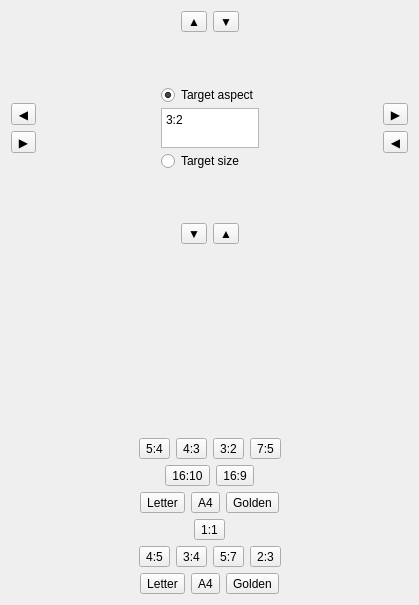
<?xml version="1.0" encoding="UTF-8"?>
<ui version="4.0">
 <class>CropDialog</class>
 <widget class="QDialog" name="CropDialog">
  <property name="geometry">
   <rect>
    <x>0</x>
    <y>0</y>
    <width>419</width>
    <height>605</height>
   </rect>
  </property>
  <property name="windowTitle">
   <string>Crop control</string>
  </property>
  <layout class="QVBoxLayout" name="verticalLayout_3">
   <item>
    <widget class="QWidget" name="widget" native="true">
     <layout class="QHBoxLayout" name="horizontalLayout">
      <property name="topMargin">
       <number>0</number>
      </property>
      <property name="bottomMargin">
       <number>0</number>
      </property>
      <item>
       <spacer name="horizontalSpacer">
        <property name="orientation">
         <enum>Qt::Horizontal</enum>
        </property>
        <property name="sizeHint" stdset="0">
         <size>
          <width>97</width>
          <height>20</height>
         </size>
        </property>
       </spacer>
      </item>
      <item>
       <widget class="QToolButton" name="adj_top_out">
        <property name="focusPolicy">
         <enum>Qt::NoFocus</enum>
        </property>
        <property name="text">
         <string>▲</string>
        </property>
       </widget>
      </item>
      <item>
       <widget class="QToolButton" name="adj_top_in">
        <property name="focusPolicy">
         <enum>Qt::NoFocus</enum>
        </property>
        <property name="text">
         <string>▼</string>
        </property>
       </widget>
      </item>
      <item>
       <spacer name="horizontalSpacer_2">
        <property name="orientation">
         <enum>Qt::Horizontal</enum>
        </property>
        <property name="sizeHint" stdset="0">
         <size>
          <width>96</width>
          <height>20</height>
         </size>
        </property>
       </spacer>
      </item>
     </layout>
    </widget>
   </item>
   <item>
    <widget class="QWidget" name="widget_5" native="true">
     <layout class="QHBoxLayout" name="horizontalLayout_4">
      <property name="leftMargin">
       <number>0</number>
      </property>
      <property name="topMargin">
       <number>0</number>
      </property>
      <property name="rightMargin">
       <number>0</number>
      </property>
      <property name="bottomMargin">
       <number>0</number>
      </property>
      <item>
       <widget class="QWidget" name="widget_3" native="true">
        <layout class="QVBoxLayout" name="verticalLayout_2">
         <property name="leftMargin">
          <number>0</number>
         </property>
         <property name="topMargin">
          <number>0</number>
         </property>
         <property name="rightMargin">
          <number>0</number>
         </property>
         <property name="bottomMargin">
          <number>0</number>
         </property>
         <item>
          <spacer name="verticalSpacer_3">
           <property name="orientation">
            <enum>Qt::Vertical</enum>
           </property>
           <property name="sizeHint" stdset="0">
            <size>
             <width>20</width>
             <height>27</height>
            </size>
           </property>
          </spacer>
         </item>
         <item>
          <widget class="QToolButton" name="adj_left_out">
           <property name="focusPolicy">
            <enum>Qt::NoFocus</enum>
           </property>
           <property name="text">
            <string>◀</string>
           </property>
           <property name="checkable">
            <bool>false</bool>
           </property>
          </widget>
         </item>
         <item>
          <widget class="QToolButton" name="adj_left_in">
           <property name="focusPolicy">
            <enum>Qt::NoFocus</enum>
           </property>
           <property name="text">
            <string>▶</string>
           </property>
           <property name="checkable">
            <bool>false</bool>
           </property>
          </widget>
         </item>
         <item>
          <spacer name="verticalSpacer_4">
           <property name="orientation">
            <enum>Qt::Vertical</enum>
           </property>
           <property name="sizeHint" stdset="0">
            <size>
             <width>20</width>
             <height>28</height>
            </size>
           </property>
          </spacer>
         </item>
        </layout>
       </widget>
      </item>
      <item>
       <spacer name="horizontalSpacer_5">
        <property name="orientation">
         <enum>Qt::Horizontal</enum>
        </property>
        <property name="sizeHint" stdset="0">
         <size>
          <width>40</width>
          <height>20</height>
         </size>
        </property>
       </spacer>
      </item>
      <item>
       <widget class="QWidget" name="widget_10" native="true">
        <property name="sizePolicy">
         <sizepolicy hsizetype="Preferred" vsizetype="Minimum">
          <horstretch>0</horstretch>
          <verstretch>0</verstretch>
         </sizepolicy>
        </property>
        <layout class="QVBoxLayout" name="verticalLayout_4">
         <property name="spacing">
          <number>3</number>
         </property>
         <property name="leftMargin">
          <number>0</number>
         </property>
         <property name="topMargin">
          <number>0</number>
         </property>
         <property name="rightMargin">
          <number>0</number>
         </property>
         <property name="bottomMargin">
          <number>0</number>
         </property>
         <item>
          <spacer name="verticalSpacer_5">
           <property name="orientation">
            <enum>Qt::Vertical</enum>
           </property>
           <property name="sizeHint" stdset="0">
            <size>
             <width>20</width>
             <height>1</height>
            </size>
           </property>
          </spacer>
         </item>
         <item>
          <widget class="QRadioButton" name="tgt_aspect">
           <property name="focusPolicy">
            <enum>Qt::NoFocus</enum>
           </property>
           <property name="text">
            <string>Target aspect</string>
           </property>
           <property name="checkable">
            <bool>true</bool>
           </property>
           <property name="checked">
            <bool>true</bool>
           </property>
          </widget>
         </item>
         <item>
          <widget class="QPlainTextEdit" name="editor">
           <property name="sizePolicy">
            <sizepolicy hsizetype="Ignored" vsizetype="MinimumExpanding">
             <horstretch>0</horstretch>
             <verstretch>0</verstretch>
            </sizepolicy>
           </property>
           <property name="minimumSize">
            <size>
             <width>0</width>
             <height>20</height>
            </size>
           </property>
           <property name="maximumSize">
            <size>
             <width>16777215</width>
             <height>40</height>
            </size>
           </property>
           <property name="verticalScrollBarPolicy">
            <enum>Qt::ScrollBarAlwaysOff</enum>
           </property>
           <property name="horizontalScrollBarPolicy">
            <enum>Qt::ScrollBarAlwaysOff</enum>
           </property>
           <property name="plainText">
            <string>3:2</string>
           </property>
          </widget>
         </item>
         <item>
          <widget class="QRadioButton" name="tgt_size">
           <property name="focusPolicy">
            <enum>Qt::NoFocus</enum>
           </property>
           <property name="text">
            <string>Target size</string>
           </property>
           <property name="checkable">
            <bool>true</bool>
           </property>
          </widget>
         </item>
         <item>
          <spacer name="verticalSpacer_6">
           <property name="orientation">
            <enum>Qt::Vertical</enum>
           </property>
           <property name="sizeHint" stdset="0">
            <size>
             <width>20</width>
             <height>1</height>
            </size>
           </property>
          </spacer>
         </item>
        </layout>
       </widget>
      </item>
      <item>
       <spacer name="horizontalSpacer_6">
        <property name="orientation">
         <enum>Qt::Horizontal</enum>
        </property>
        <property name="sizeHint" stdset="0">
         <size>
          <width>40</width>
          <height>20</height>
         </size>
        </property>
       </spacer>
      </item>
      <item>
       <widget class="QWidget" name="widget_4" native="true">
        <layout class="QVBoxLayout" name="verticalLayout">
         <property name="leftMargin">
          <number>0</number>
         </property>
         <property name="topMargin">
          <number>0</number>
         </property>
         <property name="rightMargin">
          <number>0</number>
         </property>
         <property name="bottomMargin">
          <number>0</number>
         </property>
         <item>
          <spacer name="verticalSpacer">
           <property name="orientation">
            <enum>Qt::Vertical</enum>
           </property>
           <property name="sizeHint" stdset="0">
            <size>
             <width>20</width>
             <height>27</height>
            </size>
           </property>
          </spacer>
         </item>
         <item>
          <widget class="QToolButton" name="adj_right_out">
           <property name="focusPolicy">
            <enum>Qt::NoFocus</enum>
           </property>
           <property name="text">
            <string>▶</string>
           </property>
           <property name="checkable">
            <bool>false</bool>
           </property>
          </widget>
         </item>
         <item>
          <widget class="QToolButton" name="adj_right_in">
           <property name="focusPolicy">
            <enum>Qt::NoFocus</enum>
           </property>
           <property name="text">
            <string>◀</string>
           </property>
           <property name="checkable">
            <bool>false</bool>
           </property>
          </widget>
         </item>
         <item>
          <spacer name="verticalSpacer_2">
           <property name="orientation">
            <enum>Qt::Vertical</enum>
           </property>
           <property name="sizeHint" stdset="0">
            <size>
             <width>20</width>
             <height>28</height>
            </size>
           </property>
          </spacer>
         </item>
        </layout>
       </widget>
      </item>
     </layout>
    </widget>
   </item>
   <item>
    <widget class="QWidget" name="widget_2" native="true">
     <layout class="QHBoxLayout" name="horizontalLayout_2">
      <property name="topMargin">
       <number>0</number>
      </property>
      <property name="bottomMargin">
       <number>9</number>
      </property>
      <item>
       <spacer name="horizontalSpacer_3">
        <property name="orientation">
         <enum>Qt::Horizontal</enum>
        </property>
        <property name="sizeHint" stdset="0">
         <size>
          <width>97</width>
          <height>20</height>
         </size>
        </property>
       </spacer>
      </item>
      <item>
       <widget class="QToolButton" name="adj_bottom_out">
        <property name="focusPolicy">
         <enum>Qt::NoFocus</enum>
        </property>
        <property name="text">
         <string>▼</string>
        </property>
       </widget>
      </item>
      <item>
       <widget class="QToolButton" name="adj_bottom_in">
        <property name="focusPolicy">
         <enum>Qt::NoFocus</enum>
        </property>
        <property name="text">
         <string>▲</string>
        </property>
       </widget>
      </item>
      <item>
       <spacer name="horizontalSpacer_4">
        <property name="orientation">
         <enum>Qt::Horizontal</enum>
        </property>
        <property name="sizeHint" stdset="0">
         <size>
          <width>40</width>
          <height>20</height>
         </size>
        </property>
       </spacer>
      </item>
     </layout>
    </widget>
   </item>
   <item>
    <spacer name="verticalSpacer_7">
     <property name="orientation">
      <enum>Qt::Vertical</enum>
     </property>
     <property name="sizeHint" stdset="0">
      <size>
       <width>20</width>
       <height>40</height>
      </size>
     </property>
    </spacer>
   </item>
   <item>
    <widget class="QWidget" name="widget_6" native="true">
     <layout class="QHBoxLayout" name="horizontalLayout_3">
      <property name="leftMargin">
       <number>20</number>
      </property>
      <property name="topMargin">
       <number>0</number>
      </property>
      <property name="rightMargin">
       <number>20</number>
      </property>
      <property name="bottomMargin">
       <number>0</number>
      </property>
      <item>
       <spacer name="horizontalSpacer_7">
        <property name="orientation">
         <enum>Qt::Horizontal</enum>
        </property>
        <property name="sizeHint" stdset="0">
         <size>
          <width>40</width>
          <height>20</height>
         </size>
        </property>
       </spacer>
      </item>
      <item>
       <widget class="QToolButton" name="rat_5_4">
        <property name="focusPolicy">
         <enum>Qt::NoFocus</enum>
        </property>
        <property name="text">
         <string>5:4</string>
        </property>
        <property name="checkable">
         <bool>true</bool>
        </property>
       </widget>
      </item>
      <item>
       <widget class="QToolButton" name="rat_4_3">
        <property name="focusPolicy">
         <enum>Qt::NoFocus</enum>
        </property>
        <property name="text">
         <string>4:3</string>
        </property>
        <property name="checkable">
         <bool>true</bool>
        </property>
       </widget>
      </item>
      <item>
       <widget class="QToolButton" name="rat_3_2">
        <property name="focusPolicy">
         <enum>Qt::NoFocus</enum>
        </property>
        <property name="text">
         <string>3:2</string>
        </property>
        <property name="checkable">
         <bool>true</bool>
        </property>
       </widget>
      </item>
      <item>
       <widget class="QToolButton" name="rat_7_5">
        <property name="focusPolicy">
         <enum>Qt::NoFocus</enum>
        </property>
        <property name="text">
         <string>7:5</string>
        </property>
        <property name="checkable">
         <bool>true</bool>
        </property>
       </widget>
      </item>
      <item>
       <spacer name="horizontalSpacer_8">
        <property name="orientation">
         <enum>Qt::Horizontal</enum>
        </property>
        <property name="sizeHint" stdset="0">
         <size>
          <width>40</width>
          <height>20</height>
         </size>
        </property>
       </spacer>
      </item>
     </layout>
    </widget>
   </item>
   <item>
    <widget class="QWidget" name="widget_11" native="true">
     <layout class="QHBoxLayout" name="horizontalLayout_8">
      <property name="leftMargin">
       <number>20</number>
      </property>
      <property name="topMargin">
       <number>0</number>
      </property>
      <property name="rightMargin">
       <number>20</number>
      </property>
      <property name="bottomMargin">
       <number>0</number>
      </property>
      <item>
       <spacer name="horizontalSpacer_15">
        <property name="orientation">
         <enum>Qt::Horizontal</enum>
        </property>
        <property name="sizeHint" stdset="0">
         <size>
          <width>40</width>
          <height>20</height>
         </size>
        </property>
       </spacer>
      </item>
      <item>
       <widget class="QToolButton" name="rat_16_11">
        <property name="focusPolicy">
         <enum>Qt::NoFocus</enum>
        </property>
        <property name="text">
         <string>16:10</string>
        </property>
        <property name="checkable">
         <bool>true</bool>
        </property>
       </widget>
      </item>
      <item>
       <widget class="QToolButton" name="rat_16_12">
        <property name="focusPolicy">
         <enum>Qt::NoFocus</enum>
        </property>
        <property name="text">
         <string>16:9</string>
        </property>
        <property name="checkable">
         <bool>true</bool>
        </property>
       </widget>
      </item>
      <item>
       <spacer name="horizontalSpacer_16">
        <property name="orientation">
         <enum>Qt::Horizontal</enum>
        </property>
        <property name="sizeHint" stdset="0">
         <size>
          <width>40</width>
          <height>20</height>
         </size>
        </property>
       </spacer>
      </item>
     </layout>
    </widget>
   </item>
   <item>
    <widget class="QWidget" name="widget_8" native="true">
     <property name="focusPolicy">
      <enum>Qt::NoFocus</enum>
     </property>
     <layout class="QHBoxLayout" name="horizontalLayout_6">
      <property name="leftMargin">
       <number>20</number>
      </property>
      <property name="topMargin">
       <number>0</number>
      </property>
      <property name="rightMargin">
       <number>20</number>
      </property>
      <property name="bottomMargin">
       <number>0</number>
      </property>
      <item>
       <spacer name="horizontalSpacer_11">
        <property name="focusPolicy">
         <enum>Qt::NoFocus</enum>
        </property>
        <property name="orientation">
         <enum>Qt::Horizontal</enum>
        </property>
        <property name="sizeHint" stdset="0">
         <size>
          <width>40</width>
          <height>20</height>
         </size>
        </property>
       </spacer>
      </item>
      <item>
       <widget class="QToolButton" name="rat_110_85">
        <property name="focusPolicy">
         <enum>Qt::NoFocus</enum>
        </property>
        <property name="toolTip">
         <string>Letter shape (11:8.5)</string>
        </property>
        <property name="text">
         <string>Letter</string>
        </property>
        <property name="checkable">
         <bool>true</bool>
        </property>
       </widget>
      </item>
      <item>
       <widget class="QToolButton" name="rat_297_210">
        <property name="focusPolicy">
         <enum>Qt::NoFocus</enum>
        </property>
        <property name="toolTip">
         <string>A4 shape (297:110)</string>
        </property>
        <property name="text">
         <string>A4</string>
        </property>
        <property name="checkable">
         <bool>true</bool>
        </property>
       </widget>
      </item>
      <item>
       <widget class="QToolButton" name="rat_1618_1000">
        <property name="focusPolicy">
         <enum>Qt::NoFocus</enum>
        </property>
        <property name="toolTip">
         <string>Golden ratio (½+½√5 : 1)</string>
        </property>
        <property name="text">
         <string>Golden</string>
        </property>
        <property name="checkable">
         <bool>true</bool>
        </property>
       </widget>
      </item>
      <item>
       <spacer name="horizontalSpacer_12">
        <property name="focusPolicy">
         <enum>Qt::NoFocus</enum>
        </property>
        <property name="orientation">
         <enum>Qt::Horizontal</enum>
        </property>
        <property name="sizeHint" stdset="0">
         <size>
          <width>40</width>
          <height>20</height>
         </size>
        </property>
       </spacer>
      </item>
     </layout>
    </widget>
   </item>
   <item>
    <widget class="QWidget" name="widget_12" native="true">
     <property name="focusPolicy">
      <enum>Qt::NoFocus</enum>
     </property>
     <layout class="QHBoxLayout" name="horizontalLayout_9">
      <property name="leftMargin">
       <number>20</number>
      </property>
      <property name="topMargin">
       <number>0</number>
      </property>
      <property name="rightMargin">
       <number>20</number>
      </property>
      <property name="bottomMargin">
       <number>0</number>
      </property>
      <item>
       <spacer name="horizontalSpacer_17">
        <property name="focusPolicy">
         <enum>Qt::NoFocus</enum>
        </property>
        <property name="orientation">
         <enum>Qt::Horizontal</enum>
        </property>
        <property name="sizeHint" stdset="0">
         <size>
          <width>40</width>
          <height>20</height>
         </size>
        </property>
       </spacer>
      </item>
      <item>
       <widget class="QToolButton" name="toolButton_24">
        <property name="focusPolicy">
         <enum>Qt::NoFocus</enum>
        </property>
        <property name="text">
         <string>1:1</string>
        </property>
        <property name="checkable">
         <bool>true</bool>
        </property>
       </widget>
      </item>
      <item>
       <spacer name="horizontalSpacer_18">
        <property name="focusPolicy">
         <enum>Qt::NoFocus</enum>
        </property>
        <property name="orientation">
         <enum>Qt::Horizontal</enum>
        </property>
        <property name="sizeHint" stdset="0">
         <size>
          <width>40</width>
          <height>20</height>
         </size>
        </property>
       </spacer>
      </item>
     </layout>
    </widget>
   </item>
   <item>
    <widget class="QWidget" name="widget_9" native="true">
     <property name="focusPolicy">
      <enum>Qt::NoFocus</enum>
     </property>
     <layout class="QHBoxLayout" name="horizontalLayout_7">
      <property name="leftMargin">
       <number>20</number>
      </property>
      <property name="topMargin">
       <number>0</number>
      </property>
      <property name="rightMargin">
       <number>20</number>
      </property>
      <property name="bottomMargin">
       <number>0</number>
      </property>
      <item>
       <spacer name="horizontalSpacer_13">
        <property name="focusPolicy">
         <enum>Qt::NoFocus</enum>
        </property>
        <property name="orientation">
         <enum>Qt::Horizontal</enum>
        </property>
        <property name="sizeHint" stdset="0">
         <size>
          <width>40</width>
          <height>20</height>
         </size>
        </property>
       </spacer>
      </item>
      <item>
       <widget class="QToolButton" name="toolButton_25">
        <property name="focusPolicy">
         <enum>Qt::NoFocus</enum>
        </property>
        <property name="text">
         <string>4:5</string>
        </property>
        <property name="checkable">
         <bool>true</bool>
        </property>
       </widget>
      </item>
      <item>
       <widget class="QToolButton" name="toolButton_28">
        <property name="focusPolicy">
         <enum>Qt::NoFocus</enum>
        </property>
        <property name="text">
         <string>3:4</string>
        </property>
        <property name="checkable">
         <bool>true</bool>
        </property>
       </widget>
      </item>
      <item>
       <widget class="QToolButton" name="rat_5_7">
        <property name="focusPolicy">
         <enum>Qt::NoFocus</enum>
        </property>
        <property name="text">
         <string>5:7</string>
        </property>
        <property name="checkable">
         <bool>true</bool>
        </property>
       </widget>
      </item>
      <item>
       <widget class="QToolButton" name="rat_2_3">
        <property name="focusPolicy">
         <enum>Qt::NoFocus</enum>
        </property>
        <property name="text">
         <string>2:3</string>
        </property>
        <property name="checkable">
         <bool>true</bool>
        </property>
       </widget>
      </item>
      <item>
       <spacer name="horizontalSpacer_14">
        <property name="focusPolicy">
         <enum>Qt::NoFocus</enum>
        </property>
        <property name="orientation">
         <enum>Qt::Horizontal</enum>
        </property>
        <property name="sizeHint" stdset="0">
         <size>
          <width>40</width>
          <height>20</height>
         </size>
        </property>
       </spacer>
      </item>
     </layout>
    </widget>
   </item>
   <item>
    <widget class="QWidget" name="widget_7" native="true">
     <property name="focusPolicy">
      <enum>Qt::NoFocus</enum>
     </property>
     <layout class="QHBoxLayout" name="horizontalLayout_5">
      <property name="leftMargin">
       <number>20</number>
      </property>
      <property name="topMargin">
       <number>0</number>
      </property>
      <property name="rightMargin">
       <number>20</number>
      </property>
      <property name="bottomMargin">
       <number>0</number>
      </property>
      <item>
       <spacer name="horizontalSpacer_9">
        <property name="focusPolicy">
         <enum>Qt::NoFocus</enum>
        </property>
        <property name="orientation">
         <enum>Qt::Horizontal</enum>
        </property>
        <property name="sizeHint" stdset="0">
         <size>
          <width>40</width>
          <height>20</height>
         </size>
        </property>
       </spacer>
      </item>
      <item>
       <widget class="QToolButton" name="toolButton_27">
        <property name="focusPolicy">
         <enum>Qt::NoFocus</enum>
        </property>
        <property name="toolTip">
         <string>Letter shape (8.5:11)</string>
        </property>
        <property name="text">
         <string>Letter</string>
        </property>
        <property name="checkable">
         <bool>true</bool>
        </property>
       </widget>
      </item>
      <item>
       <widget class="QToolButton" name="rat_210_297">
        <property name="focusPolicy">
         <enum>Qt::NoFocus</enum>
        </property>
        <property name="toolTip">
         <string>A4 shape (210:297)</string>
        </property>
        <property name="text">
         <string>A4</string>
        </property>
        <property name="checkable">
         <bool>true</bool>
        </property>
       </widget>
      </item>
      <item>
       <widget class="QToolButton" name="rat_1000_1618">
        <property name="focusPolicy">
         <enum>Qt::NoFocus</enum>
        </property>
        <property name="toolTip">
         <string>Golden ratio (1 : ½+½√5)</string>
        </property>
        <property name="text">
         <string>Golden</string>
        </property>
        <property name="checkable">
         <bool>true</bool>
        </property>
       </widget>
      </item>
      <item>
       <spacer name="horizontalSpacer_10">
        <property name="focusPolicy">
         <enum>Qt::NoFocus</enum>
        </property>
        <property name="orientation">
         <enum>Qt::Horizontal</enum>
        </property>
        <property name="sizeHint" stdset="0">
         <size>
          <width>40</width>
          <height>20</height>
         </size>
        </property>
       </spacer>
      </item>
     </layout>
    </widget>
   </item>
  </layout>
  <zorder>widget</zorder>
  <zorder>widget_2</zorder>
  <zorder>widget_5</zorder>
  <zorder>widget_7</zorder>
  <zorder>widget_9</zorder>
  <zorder>widget_12</zorder>
  <zorder>widget_8</zorder>
  <zorder>widget_11</zorder>
  <zorder>widget_6</zorder>
  <zorder>verticalSpacer_7</zorder>
 </widget>
 <resources/>
 <connections/>
</ui>
